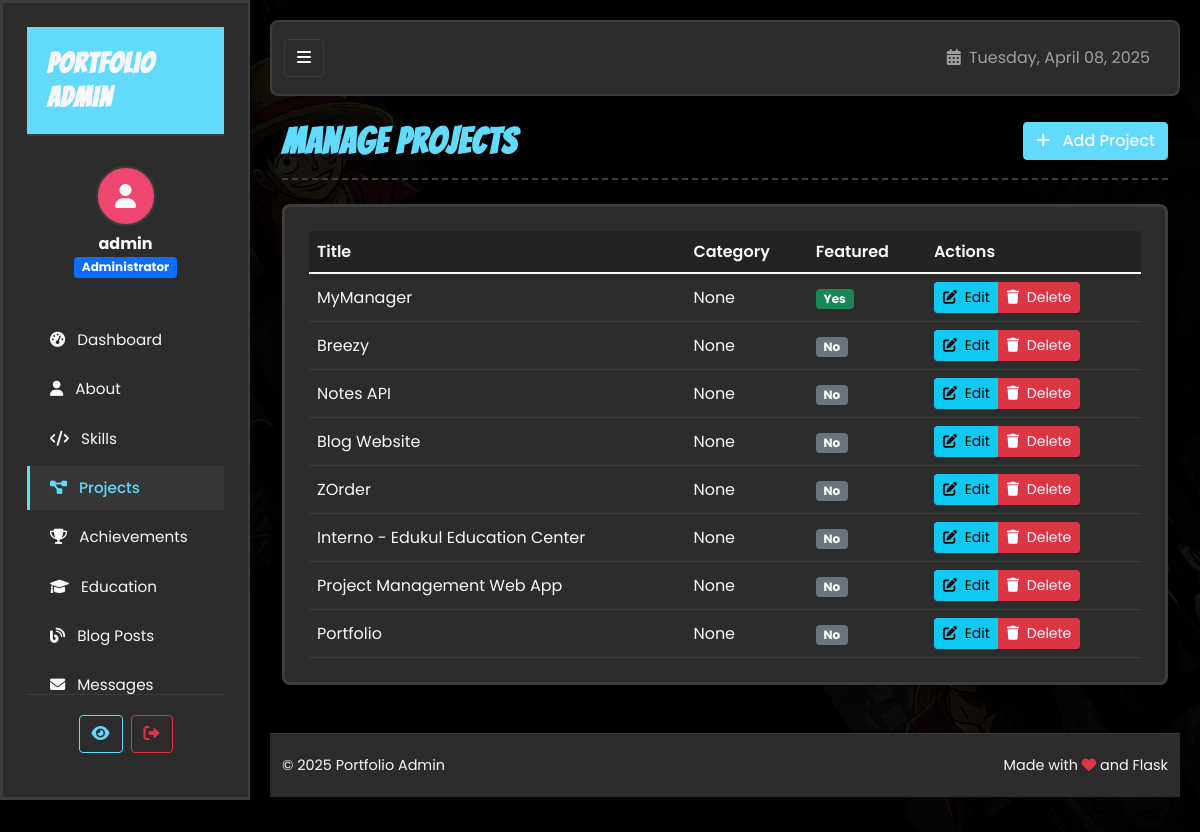
/admin/projects (signed in), run on the app's committed database.
### tables this page shows
CREATE TABLE User (
        id INTEGER PRIMARY KEY AUTOINCREMENT,
        username TEXT UNIQUE NOT NULL,
        password TEXT NOT NULL,
        is_admin INTEGER DEFAULT 0
    );

CREATE TABLE Project (
        id INTEGER PRIMARY KEY AUTOINCREMENT,
        title TEXT NOT NULL,
        description TEXT NOT NULL,
        image TEXT,
        github_link TEXT,
        live_link TEXT,
        categories TEXT
    , created_at TIMESTAMP, category TEXT, featured INTEGER DEFAULT 0);

### app_sqlite.py (the view)
    def wrapped_view(**kwargs):
        if 'user_id' not in session:
            flash('Please log in to access this page.', 'warning')
            return redirect(url_for('login'))
        db = get_db()
        user = db.execute('SELECT * FROM User WHERE id = ?', (session['user_id'],)).fetchone()
        if not user or not user['is_admin']:
            flash('You do not have permission to access this page.', 'danger')
            return redirect(url_for('index'))
        return view(**kwargs)

### app_sqlite.py (called while the page is built)
def get_db():
    if 'db' not in g:
        g.db = sqlite3.connect(
            app.config['DATABASE'],
            detect_types=sqlite3.PARSE_DECLTYPES
        )
        g.db.row_factory = sqlite3.Row
    return g.db

def admin_required(view):
    def wrapped_view(**kwargs):
        if 'user_id' not in session:
            flash('Please log in to access this page.', 'warning')
            return redirect(url_for('login'))
        db = get_db()
        user = db.execute('SELECT * FROM User WHERE id = ?', (session['user_id'],)).fetchone()
        if not user or not user['is_admin']:
            flash('You do not have permission to access this page.', 'danger')
            return redirect(url_for('index'))
        return view(**kwargs)
    wrapped_view.__name__ = view.__name__
    return wrapped_view

@app.context_processor
def inject_now():
    return {'now': datetime.utcnow()}

@app.context_processor
def inject_user():
    user = None
    if 'user_id' in session:
        db = get_db()
        user = db.execute('SELECT * FROM User WHERE id = ?', (session['user_id'],)).fetchone()
    return {'current_user': user}

@app.context_processor
def inject_unread_messages():
    if 'user_id' in session:
        db = get_db()
        unread_message_count = db.execute(
            'SELECT COUNT(*) FROM Contact WHERE is_read = 0'
        ).fetchone()[0]
        return {'unread_message_count': unread_message_count}
    return {'unread_message_count': 0}

@app.route('/admin/projects')
@admin_required
def admin_projects():
    db = get_db()
    projects = db.execute('SELECT * FROM Project ORDER BY created_at DESC').fetchall()
    return render_template('admin/projects.html', projects=projects)

### templates/admin/projects.html (shortened to what this page needs)
{% extends "admin/layout.html" %}
{% block content %}
<div class="page-header d-flex justify-content-between align-items-center mb-4">
    <h1 class="bangers-font">Manage Projects</h1>
    <a href="{{ url_for('admin_add_project') }}" class="btn btn-primary">
        <i class="fas fa-plus me-2"></i> Add Project
    </a>
</div>
<div class="comic-panel">
    <div class="table-responsive">
        {% if projects %}
            <table class="table table-hover align-middle">
                <thead>
                    <tr>
                        <th>Title</th>
                        <th>Category</th>
                        <th>Featured</th>
                        <th>Actions</th>
                    </tr>
                </thead>
                <tbody>
                    {% for project in projects %}
                        <tr>
                            <td>{{ project.title }}</td>
                            <td>{{ project.category }}</td>
                            <td>
                                {% if project.featured %}
                                    <span class="badge bg-success">Yes</span>
                                {% else %}
                                    <span class="badge bg-secondary">No</span>
                                {% endif %}
                            </td>
                            <td>
                                <div class="btn-group" role="group">
                                    <a href="{{ url_for('admin_edit_project', id=project.id) }}" class="btn btn-sm btn-info">
                                        <i class="fas fa-edit me-1"></i> Edit
                                    </a>
                                    <button type="button" class="btn btn-sm btn-danger"
                                            onclick="confirmDelete('{{ project.title }}', '{{ url_for('admin_delete_project', id=project.id) }}')">
                                        <i class="fas fa-trash me-1"></i> Delete
                                    </button>
                                </div>
                            </td>
                        </tr>
                    {% endfor %}
                </tbody>
            </table>
        {% else %}
            <div class="terminal-text text-center py-3">
                <p class="mb-0">No projects added yet. Click the "Add Project" button to add your first project.</p>
            </div>
        {% endif %}
    </div>
</div>
{% endblock %}

### templates/admin/layout.html (shortened to what this page needs)
<!DOCTYPE html>
<html lang="en">
<head>
    <link rel="stylesheet" href="https://cdnjs.cloudflare.com/ajax/libs/font-awesome/6.0.0/css/all.min.css">
    <link href="https://cdn.jsdelivr.net/npm/bootstrap@5.1.3/dist/css/bootstrap.min.css" rel="stylesheet">
    <link rel="stylesheet" href="{{ url_for('static', filename='css/style.css') }}">
    <link rel="stylesheet" href="{{ url_for('static', filename='css/admin.css') }}">
</head>
<body class="admin-body">
    <div class="admin-wrapper">
        <nav id="sidebar" class="comic-panel">
            <div class="sidebar-header">
                <h3 class="bangers-font">Portfolio Admin</h3>
            </div>
            <div class="sidebar-user text-center mb-4">
                <div class="user-avatar">
                    <i class="fas fa-user"></i>
                </div>
                <div class="user-info mt-2">
                    <h5 class="mb-0">{{ current_user.username }}</h5>
                    <span class="badge bg-primary">Administrator</span>
                </div>
            </div>
            <ul class="nav flex-column">
                <li class="nav-item">
                    <a href="{{ url_for('admin_dashboard') }}" class="nav-link {% if request.endpoint == 'admin_dashboard' %}active{% endif %}">
                        <i class="fas fa-tachometer-alt me-2"></i> Dashboard
                    </a>
                </li>
                <li class="nav-item">
                    <a href="{{ url_for('admin_about') }}" class="nav-link {% if 'about' in request.endpoint %}active{% endif %}">
                        <i class="fas fa-user me-2"></i> About
                    </a>
                </li>
                <li class="nav-item">
                    <a href="{{ url_for('admin_skills') }}" class="nav-link {% if 'skill' in request.endpoint %}active{% endif %}">
                        <i class="fas fa-code me-2"></i> Skills
                    </a>
                </li>
                <li class="nav-item">
                    <a href="{{ url_for('admin_projects') }}" class="nav-link {% if 'project' in request.endpoint %}active{% endif %}">
                        <i class="fas fa-project-diagram me-2"></i> Projects
                    </a>
                </li>
                <li class="nav-item">
                    <a href="{{ url_for('admin_achievements') }}" class="nav-link {% if 'achievement' in request.endpoint %}active{% endif %}">
                        <i class="fas fa-trophy me-2"></i> Achievements
                    </a>
                </li>
                <li class="nav-item">
                    <a href="{{ url_for('admin_dashboard') }}" class="nav-link {% if 'education' in request.endpoint %}active{% endif %}">
                        <i class="fas fa-graduation-cap me-2"></i> Education
                    </a>
                </li>
                <li class="nav-item">
                    <a href="{{ url_for('admin_blog') }}" class="nav-link {% if 'blog' in request.endpoint %}active{% endif %}">
                        <i class="fas fa-blog me-2"></i> Blog Posts
                    </a>
                </li>
                <li class="nav-item">
                    <a href="{{ url_for('admin_messages') }}" class="nav-link {% if 'message' in request.endpoint %}active{% endif %}">
                        <i class="fas fa-envelope me-2"></i> Messages
                    </a>
                </li>
                <li class="nav-item">
                    <a href="{{ url_for('admin_logger') }}" class="nav-link {% if 'logger' in request.endpoint %}active{% endif %}">
                    </a>
                </li>
            </ul>
            <div class="sidebar-footer">
                <div class="d-flex">
                    <a href="{{ url_for('index') }}" class="btn btn-outline-primary me-2"
                       title="View Site" data-bs-toggle="tooltip" data-bs-placement="top">
                        <i class="fas fa-eye"></i>
                    </a>
                    <a href="{{ url_for('logout') }}" class="btn btn-outline-danger"
                       title="Logout" data-bs-toggle="tooltip" data-bs-placement="top">
                        <i class="fas fa-sign-out-alt"></i>
                    </a>
                </div>
            </div>
        </nav>
        <div id="content">
            <nav class="navbar navbar-expand navbar-dark mb-4">
                <div class="container-fluid">
                    <button id="sidebarCollapse" class="btn btn-dark d-none d-md-block">
                        <i class="fas fa-bars"></i>
                    </button>
                    <div class="ms-auto d-flex">
                        <div class="navbar-text me-3">
                            <i class="fas fa-calendar-alt me-1"></i> {{ now.strftime('%A, %B %d, %Y') }}
                        </div>
                    </div>
                </div>
            </nav>
            <div class="container-fluid">
                {% block content %}{% endblock %}
            </div>
            <footer class="footer mt-5">
                <div class="container-fluid">
                    <div class="d-flex flex-column flex-md-row justify-content-between align-items-center">
                        <div class="text-center text-md-start mb-2 mb-md-0">
                            <span>&copy; {{ now.year }} Portfolio Admin</span>
                        </div>
                        <div class="text-center text-md-end">
                            <span>Made with <i class="fas fa-heart text-danger"></i> and Flask</span>
                        </div>
                    </div>
                </div>
            </footer>
        </div>
    </div>
</body>
</html>

### static/css/style.css (style rules this page uses)
:root { --bg-color: #1e1e1e; --text-color: #f8f8f8; --primary-color: #61DAFB; --primary-color-rgb: 97, 218, 251; --secondary-color: #FFD166; --secondary-color-rgb: 255, 209, 102; --accent-color: #EF476F; --accent-color-rgb: 239, 71, 111; --panel-bg: #2c2c2c; --border-color: #3d3d3d; --terminal-green: #00ff00; --danger-color: #FF6B6B; --info-color: #61AFEF; }
body { background-image: url('../img/Gemini_Generated_Image_z3yqisz3yqisz3yq.jpg'); background-color: var(--bg-color); background-size: cover; background-position: center; background-repeat: no-repeat; background-attachment: fixed; color: var(--text-color); font-family: 'Source Code Pro', monospace; line-height: 1.6; position: relative; }
body::before { content: ''; position: fixed; top: 0; left: 0; width: 100%; height: 100%; background-color: rgba(0, 0, 0, 0.85); z-index: -1; }
h1, h2, h3, h4, h5, h6 { font-weight: 700; margin-bottom: 1rem; }
a { color: var(--primary-color); text-decoration: none; transition: color 0.3s; }
.bangers-font { font-family: 'Bangers', cursive; letter-spacing: 0.05em; color: var(--accent-color); }
.nav-link { position: relative; padding: 0.5rem 1rem; transition: all 0.3s ease; }
.nav-link::after { content: ''; position: absolute; bottom: 0; left: 0; width: 0; height: 2px; background-color: var(--secondary-color); transition: width 0.3s ease; }
.comic-panel { background-color: var(--panel-bg); border: 3px solid var(--border-color); border-radius: 8px; padding: 1.5rem; margin-bottom: 2rem; position: relative; overflow: hidden; box-shadow: 0 6px 12px rgba(0, 0, 0, 0.2); }
.comic-panel::before { content: ""; position: absolute; top: 0; left: 0; right: 0; height: 5px; background: linear-gradient(90deg, var(--accent-color), var(--accent-hover)); }
footer { background-color: var(--panel-bg); border-top: 3px solid var(--border-color); padding: 2rem 0; }
.navbar { background-color: rgba(30, 30, 30, 0.95); backdrop-filter: blur(10px); border-bottom: 3px solid var(--border-color); position: sticky; top: 0; z-index: 1000; transition: all 0.3s ease; }

### data on the page
User: username "admin"
Project: title "MyManager", category "None", featured "Yes"
Project: title "Breezy", category "None", featured "No"
Project: title "Notes API", category "None", featured "No"
Project: title "Blog Website", category "None", featured "No"
Project: title "ZOrder", category "None", featured "No"
Project: title "Interno - Edukul Education Center", category "None", featured "No"
Project: title "Project Management Web App", category "None", featured "No"
Project: title "Portfolio", category "None", featured "No"
